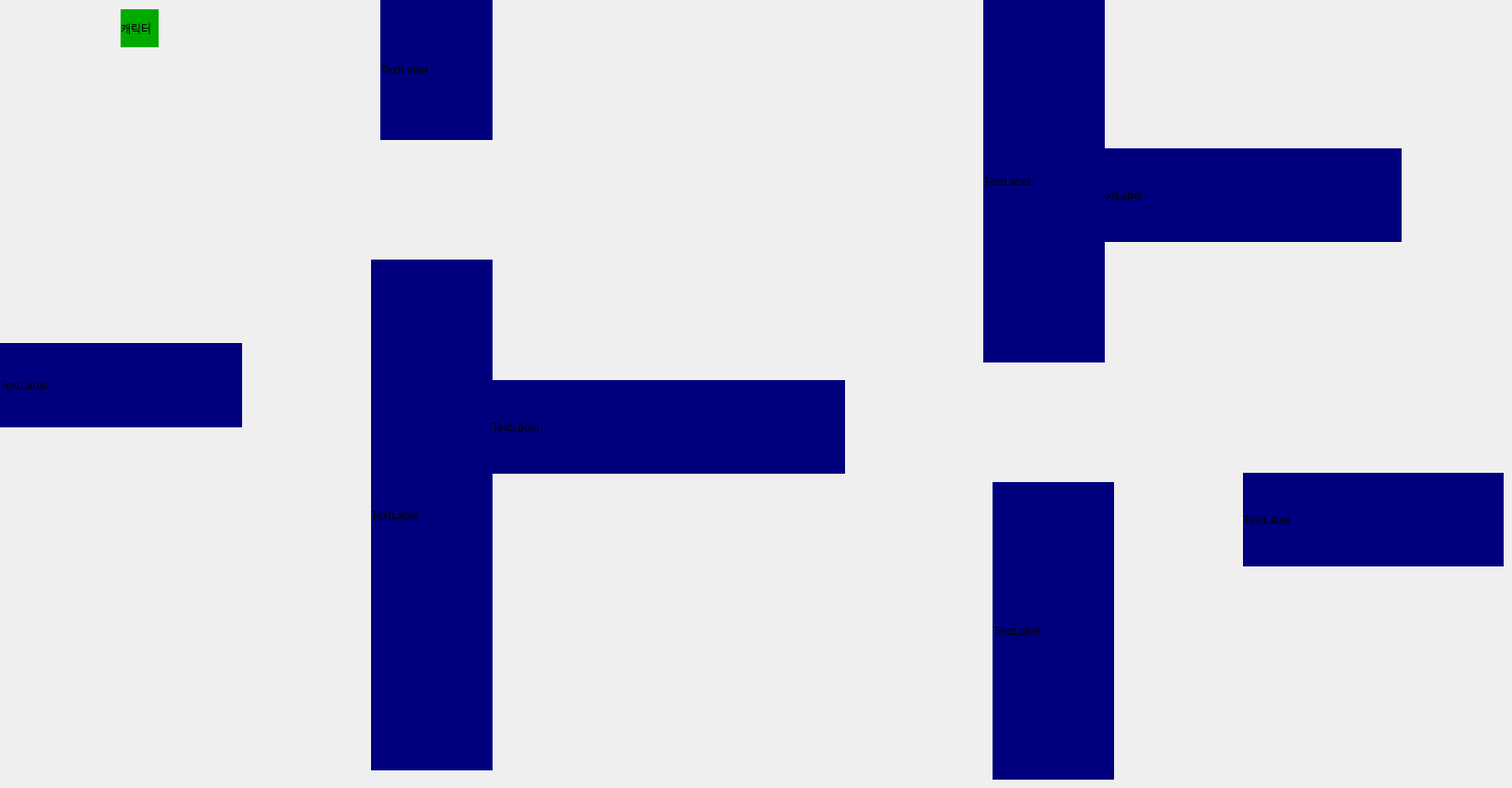
               <widget class="QWidget" name="Page_Dungeon_Field">
                <widget class="QLabel" name="label_5">
                 <property name="geometry">
                  <rect>
                   <x>130</x>
                   <y>10</y>
                   <width>41</width>
                   <height>41</height>
                  </rect>
                 </property>
                 <property name="styleSheet">
                  <string notr="true">background-color: rgb(0, 170, 0);</string>
                 </property>
                 <property name="text">
                  <string>캐릭터</string>
                 </property>
                </widget>
                <widget class="QLabel" name="label_6">
                 <property name="geometry">
                  <rect>
                   <x>0</x>
                   <y>370</y>
                   <width>261</width>
                   <height>91</height>
                  </rect>
                 </property>
                 <property name="styleSheet">
                  <string notr="true">background-color: rgb(0, 0, 127);</string>
                 </property>
                 <property name="text">
                  <string>TextLabel</string>
                 </property>
                </widget>
                <widget class="QLabel" name="label_24">
                 <property name="geometry">
                  <rect>
                   <x>1180</x>
                   <y>160</y>
                   <width>331</width>
                   <height>101</height>
                  </rect>
                 </property>
                 <property name="styleSheet">
                  <string notr="true">background-color: rgb(0, 0, 127);</string>
                 </property>
                 <property name="text">
                  <string>TextLabel</string>
                 </property>
                </widget>
                <widget class="QLabel" name="label_25">
                 <property name="geometry">
                  <rect>
                   <x>400</x>
                   <y>280</y>
                   <width>131</width>
                   <height>551</height>
                  </rect>
                 </property>
                 <property name="styleSheet">
                  <string notr="true">background-color: rgb(0, 0, 127);</string>
                 </property>
                 <property name="text">
                  <string>TextLabel</string>
                 </property>
                </widget>
                <widget class="QLabel" name="label_26">
                 <property name="geometry">
                  <rect>
                   <x>1340</x>
                   <y>510</y>
                   <width>281</width>
                   <height>101</height>
                  </rect>
                 </property>
                 <property name="styleSheet">
                  <string notr="true">background-color: rgb(0, 0, 127);</string>
                 </property>
                 <property name="text">
                  <string>TextLabel</string>
                 </property>
                </widget>
                <widget class="QLabel" name="label_27">
                 <property name="geometry">
                  <rect>
                   <x>530</x>
                   <y>410</y>
                   <width>381</width>
                   <height>101</height>
                  </rect>
                 </property>
                 <property name="styleSheet">
                  <string notr="true">background-color: rgb(0, 0, 127);</string>
                 </property>
                 <property name="text">
                  <string>TextLabel</string>
                 </property>
                </widget>
                <widget class="QLabel" name="label_2">
                 <property name="geometry">
                  <rect>
                   <x>410</x>
                   <y>0</y>
                   <width>121</width>
                   <height>151</height>
                  </rect>
                 </property>
                 <property name="styleSheet">
                  <string notr="true">background-color: rgb(0, 0, 127);</string>
                 </property>
                 <property name="text">
                  <string>TextLabel</string>
                 </property>
                </widget>
                <widget class="QLabel" name="label_3">
                 <property name="geometry">
                  <rect>
                   <x>1060</x>
                   <y>0</y>
                   <width>131</width>
                   <height>391</height>
                  </rect>
                 </property>
                 <property name="styleSheet">
                  <string notr="true">background-color: rgb(0, 0, 127);</string>
                 </property>
                 <property name="text">
                  <string>TextLabel</string>
                 </property>
                </widget>
                <widget class="QLabel" name="label_28">
                 <property name="geometry">
                  <rect>
                   <x>1070</x>
                   <y>520</y>
                   <width>131</width>
                   <height>321</height>
                  </rect>
                 </property>
                 <property name="styleSheet">
                  <string notr="true">background-color: rgb(0, 0, 127);</string>
                 </property>
                 <property name="text">
                  <string>TextLabel</string>
                 </property>
                </widget>
               </widget>
